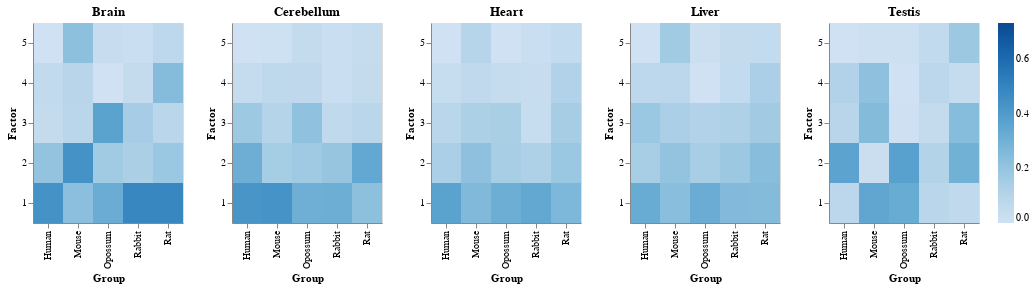

Notebook code cell kept with this figure:
### Code cell
plot_variance_explained(model, groupby="view")

### Figure 1 — Vega specification as saved in the notebook (floating-point values rounded to 4 significant figures)
{"$schema": "https://vega.github.io/schema/vega/v5.json", "data": [{"name": "source_0"}, {"name": "source_1"}, {"name": "source_2"}, {"name": "source_3"}, {"name": "source_4"}, {"name": "data_0", "values": [{"Factor": 1, "Group": "Human", "Variance Explained": 0.4409}, {"Factor": 2, "Group": "Human", "Variance Explained": 0.2089}, {"Factor": 3, "Group": "Human", "Variance Explained": 0.04534}, {"Factor": 4, "Group": "Human", "Variance Explained": 0.05436}, {"Factor": 5, "Group": "Human", "Variance Explained": 0.0}, {"Factor": 1, "Group": "Mouse", "Variance Explained": 0.2315}, {"Factor": 2, "Group": "Mouse", "Variance Explained": 0.4391}, {"Factor": 3, "Group": "Mouse", "Variance Explained": 0.09102}, {"Factor": 4, "Group": "Mouse", "Variance Explained": 0.09385}, {"Factor": 5, "Group": "Mouse", "Variance Explained": 0.2266}, {"Factor": 1, "Group": "Rat", "Variance Explained": 0.4862}, {"Factor": 2, "Group": "Rat", "Variance Explained": 0.1862}, {"Factor": 3, "Group": "Rat", "Variance Explained": 0.08565}, {"Factor": 4, "Group": "Rat", "Variance Explained": 0.2471}, {"Factor": 5, "Group": "Rat", "Variance Explained": 0.07763}, {"Factor": 1, "Group": "Rabbit", "Variance Explained": 0.4879}, {"Factor": 2, "Group": "Rabbit", "Variance Explained": 0.1352}, {"Factor": 3, "Group": "Rabbit", "Variance Explained": 0.1514}, {"Factor": 4, "Group": "Rabbit", "Variance Explained": 0.04781}, {"Factor": 5, "Group": "Rabbit", "Variance Explained": 0.02426}, {"Factor": 1, "Group": "Opossum", "Variance Explained": 0.3213}, {"Factor": 2, "Group": "Opossum", "Variance Explained": 0.1672}, {"Factor": 3, "Group": "Opossum", "Variance Explained": 0.3667}, {"Factor": 4, "Group": "Opossum", "Variance Explained": 0.0}, {"Factor": 5, "Group": "Opossum", "Variance Explained": 0.03409}]}, {"name": "data_1", "values": [{"Factor": 1, "Group": "Human", "Variance Explained": 0.4248}, {"Factor": 2, "Group": "Human", "Variance Explained": 0.3104}, {"Factor": 3, "Group": "Human", "Variance Explained": 0.1752}, {"Factor": 4, "Group": "Human", "Variance Explained": 0.04215}, {"Factor": 5, "Group": "Human", "Variance Explained": 0.0}, {"Factor": 1, "Group": "Mouse", "Variance Explained": 0.4346}, {"Factor": 2, "Group": "Mouse", "Variance Explained": 0.154}, {"Factor": 3, "Group": "Mouse", "Variance Explained": 0.09963}, {"Factor": 4, "Group": "Mouse", "Variance Explained": 0.0723}, {"Factor": 5, "Group": "Mouse", "Variance Explained": 0.002537}, {"Factor": 1, "Group": "Rat", "Variance Explained": 0.2266}, {"Factor": 2, "Group": "Rat", "Variance Explained": 0.342}, {"Factor": 3, "Group": "Rat", "Variance Explained": 0.08974}, {"Factor": 4, "Group": "Rat", "Variance Explained": 0.04631}, {"Factor": 5, "Group": "Rat", "Variance Explained": 0.04316}, {"Factor": 1, "Group": "Rabbit", "Variance Explained": 0.3141}, {"Factor": 2, "Group": "Rabbit", "Variance Explained": 0.1976}, {"Factor": 3, "Group": "Rabbit", "Variance Explained": 0.06476}, {"Factor": 4, "Group": "Rabbit", "Variance Explained": 0.02378}, {"Factor": 5, "Group": "Rabbit", "Variance Explained": 0.02561}, {"Factor": 1, "Group": "Opossum", "Variance Explained": 0.307}, {"Factor": 2, "Group": "Opossum", "Variance Explained": 0.1693}, {"Factor": 3, "Group": "Opossum", "Variance Explained": 0.2178}, {"Factor": 4, "Group": "Opossum", "Variance Explained": 0.0698}, {"Factor": 5, "Group": "Opossum", "Variance Explained": 0.04852}]}, {"name": "data_2", "values": [{"Factor": 1, "Group": "Human", "Variance Explained": 0.3674}, {"Factor": 2, "Group": "Human", "Variance Explained": 0.1401}, {"Factor": 3, "Group": "Human", "Variance Explained": 0.09124}, {"Factor": 4, "Group": "Human", "Variance Explained": 0.03903}, {"Factor": 5, "Group": "Human", "Variance Explained": 0.0}, {"Factor": 1, "Group": "Mouse", "Variance Explained": 0.2568}, {"Factor": 2, "Group": "Mouse", "Variance Explained": 0.2191}, {"Factor": 3, "Group": "Mouse", "Variance Explained": 0.1321}, {"Factor": 4, "Group": "Mouse", "Variance Explained": 0.0645}, {"Factor": 5, "Group": "Mouse", "Variance Explained": 0.09911}, {"Factor": 1, "Group": "Rat", "Variance Explained": 0.2678}, {"Factor": 2, "Group": "Rat", "Variance Explained": 0.1863}, {"Factor": 3, "Group": "Rat", "Variance Explained": 0.1531}, {"Factor": 4, "Group": "Rat", "Variance Explained": 0.1158}, {"Factor": 5, "Group": "Rat", "Variance Explained": 0.05129}, {"Factor": 1, "Group": "Rabbit", "Variance Explained": 0.3433}, {"Factor": 2, "Group": "Rabbit", "Variance Explained": 0.1265}, {"Factor": 3, "Group": "Rabbit", "Variance Explained": 0.04028}, {"Factor": 4, "Group": "Rabbit", "Variance Explained": 0.03648}, {"Factor": 5, "Group": "Rabbit", "Variance Explained": 0.02793}, {"Factor": 1, "Group": "Opossum", "Variance Explained": 0.3122}, {"Factor": 2, "Group": "Opossum", "Variance Explained": 0.1472}, {"Factor": 3, "Group": "Opossum", "Variance Explained": 0.1418}, {"Factor": 4, "Group": "Opossum", "Variance Explained": 0.04196}, {"Factor": 5, "Group": "Opossum", "Variance Explained": 0.0}]}, {"name": "data_3", "values": [{"Factor": 1, "Group": "Human", "Variance Explained": 0.327}, {"Factor": 2, "Group": "Human", "Variance Explained": 0.1491}, {"Factor": 3, "Group": "Human", "Variance Explained": 0.1869}, {"Factor": 4, "Group": "Human", "Variance Explained": 0.07724}, {"Factor": 5, "Group": "Human", "Variance Explained": 0.0}, {"Factor": 1, "Group": "Mouse", "Variance Explained": 0.2337}, {"Factor": 2, "Group": "Mouse", "Variance Explained": 0.206}, {"Factor": 3, "Group": "Mouse", "Variance Explained": 0.1399}, {"Factor": 4, "Group": "Mouse", "Variance Explained": 0.08038}, {"Factor": 5, "Group": "Mouse", "Variance Explained": 0.1675}, {"Factor": 1, "Group": "Rat", "Variance Explained": 0.25}, {"Factor": 2, "Group": "Rat", "Variance Explained": 0.2394}, {"Factor": 3, "Group": "Rat", "Variance Explained": 0.1635}, {"Factor": 4, "Group": "Rat", "Variance Explained": 0.1374}, {"Factor": 5, "Group": "Rat", "Variance Explained": 0.05199}, {"Factor": 1, "Group": "Rabbit", "Variance Explained": 0.2514}, {"Factor": 2, "Group": "Rabbit", "Variance Explained": 0.1821}, {"Factor": 3, "Group": "Rabbit", "Variance Explained": 0.1216}, {"Factor": 4, "Group": "Rabbit", "Variance Explained": 0.05151}, {"Factor": 5, "Group": "Rabbit", "Variance Explained": 0.04538}, {"Factor": 1, "Group": "Opossum", "Variance Explained": 0.3229}, {"Factor": 2, "Group": "Opossum", "Variance Explained": 0.1489}, {"Factor": 3, "Group": "Opossum", "Variance Explained": 0.1163}, {"Factor": 4, "Group": "Opossum", "Variance Explained": 0.0}, {"Factor": 5, "Group": "Opossum", "Variance Explained": 0.01506}]}, {"name": "data_4", "values": [{"Factor": 1, "Group": "Human", "Variance Explained": 0.07829}, {"Factor": 2, "Group": "Human", "Variance Explained": 0.3624}, {"Factor": 3, "Group": "Human", "Variance Explained": 0.09353}, {"Factor": 4, "Group": "Human", "Variance Explained": 0.1156}, {"Factor": 5, "Group": "Human", "Variance Explained": 0.0}, {"Factor": 1, "Group": "Mouse", "Variance Explained": 0.351}, {"Factor": 2, "Group": "Mouse", "Variance Explained": 0.02063}, {"Factor": 3, "Group": "Mouse", "Variance Explained": 0.2501}, {"Factor": 4, "Group": "Mouse", "Variance Explained": 0.2196}, {"Factor": 5, "Group": "Mouse", "Variance Explained": 0.007807}, {"Factor": 1, "Group": "Rat", "Variance Explained": 0.06128}, {"Factor": 2, "Group": "Rat", "Variance Explained": 0.2981}, {"Factor": 3, "Group": "Rat", "Variance Explained": 0.2436}, {"Factor": 4, "Group": "Rat", "Variance Explained": 0.04314}, {"Factor": 5, "Group": "Rat", "Variance Explained": 0.1785}, {"Factor": 1, "Group": "Rabbit", "Variance Explained": 0.08498}, {"Factor": 2, "Group": "Rabbit", "Variance Explained": 0.1101}, {"Factor": 3, "Group": "Rabbit", "Variance Explained": 0.04698}, {"Factor": 4, "Group": "Rabbit", "Variance Explained": 0.08132}, {"Factor": 5, "Group": "Rabbit", "Variance Explained": 0.0596}, {"Factor": 1, "Group": "Opossum", "Variance Explained": 0.328}, {"Factor": 2, "Group": "Opossum", "Variance Explained": 0.377}, {"Factor": 3, "Group": "Opossum", "Variance Explained": 0.004953}, {"Factor": 4, "Group": "Opossum", "Variance Explained": 0.0}, {"Factor": 5, "Group": "Opossum", "Variance Explained": 0.008328}]}, {"name": "data_0_concat_0_x_domain_Group", "values": [{"Group": "Human"}, {"Group": "Mouse"}, {"Group": "Rat"}, {"Group": "Rabbit"}, {"Group": "Opossum"}]}, {"name": "source_0_concat_0_y_domain_Factor", "values": [{"Factor": 1, "sort_field": 1}, {"Factor": 2, "sort_field": 2}, {"Factor": 3, "sort_field": 3}, {"Factor": 4, "sort_field": 4}, {"Factor": 5, "sort_field": 5}]}, {"name": "data_1_concat_1_x_domain_Group", "values": [{"Group": "Human"}, {"Group": "Mouse"}, {"Group": "Rat"}, {"Group": "Rabbit"}, {"Group": "Opossum"}]}, {"name": "source_1_concat_1_y_domain_Factor", "values": [{"Factor": 1, "sort_field": 1}, {"Factor": 2, "sort_field": 2}, {"Factor": 3, "sort_field": 3}, {"Factor": 4, "sort_field": 4}, {"Factor": 5, "sort_field": 5}]}, {"name": "data_2_concat_2_x_domain_Group", "values": [{"Group": "Human"}, {"Group": "Mouse"}, {"Group": "Rat"}, {"Group": "Rabbit"}, {"Group": "Opossum"}]}, {"name": "source_2_concat_2_y_domain_Factor", "values": [{"Factor": 1, "sort_field": 1}, {"Factor": 2, "sort_field": 2}, {"Factor": 3, "sort_field": 3}, {"Factor": 4, "sort_field": 4}, {"Factor": 5, "sort_field": 5}]}, {"name": "data_3_concat_3_x_domain_Group", "values": [{"Group": "Human"}, {"Group": "Mouse"}, {"Group": "Rat"}, {"Group": "Rabbit"}, {"Group": "Opossum"}]}, {"name": "source_3_concat_3_y_domain_Factor", "values": [{"Factor": 1, "sort_field": 1}, {"Factor": 2, "sort_field": 2}, {"Factor": 3, "sort_field": 3}, {"Factor": 4, "sort_field": 4}, {"Factor": 5, "sort_field": 5}]}, {"name": "data_4_concat_4_x_domain_Group", "values": [{"Group": "Human"}, {"Group": "Mouse"}, {"Group": "Rat"}, {"Group": "Rabbit"}, {"Group": "Opossum"}]}, {"name": "source_4_concat_4_y_domain_Factor", "values": [{"Factor": 1, "sort_field": 1}, {"Factor": 2, "sort_field": 2}, {"Factor": 3, "sort_field": 3}, {"Factor": 4, "sort_field": 4}, {"Factor": 5, "sort_field": 5}]}], "signals": [{"name": "childWidth", "value": 150}], "marks": [{"type": "group", "name": "concat_0_group", "encode": {"update": {"width": {"signal": "childWidth"}, "height": {"signal": "height"}}}, "marks": [{"type": "rect", "name": "concat_0_marks", "from": {"data": "data_0"}, "encode": {"update": {"y": {"field": "Factor", "scale": "concat_0_y"}, "fill": {"field": "Variance Explained", "scale": "color"}, "x": {"field": "Group", "scale": "concat_0_x"}, "tooltip": {"signal": "{\"Factor\": format(datum[\"Factor\"], \"\"), \"Group\": isValid(datum[\"Group\"]) ? datum[\"Group\"] : \"\"+datum[\"Group\"], \"Variance Explained\": format(datum[\"Variance Explained\"], \"\")}"}, "width": {"signal": "max(0.25, bandwidth('concat_0_x'))"}, "height": {"signal": "max(0.25, bandwidth('concat_0_y'))"}}}, "style": ["rect"]}], "axes": [{"scale": "concat_0_x", "labelAngle": 270, "zindex": 1, "title": "Group", "grid": false, "labelAlign": "right", "orient": "bottom", "labelBaseline": "middle"}, {"scale": "concat_0_y", "title": "Factor", "orient": "left", "grid": false, "zindex": 1}], "title": {"text": "Brain", "frame": "group"}, "style": "cell"}, {"type": "group", "name": "concat_1_group", "encode": {"update": {"width": {"signal": "childWidth"}, "height": {"signal": "height"}}}, "marks": [{"type": "rect", "name": "concat_1_marks", "from": {"data": "data_1"}, "encode": {"update": {"x": {"field": "Group", "scale": "concat_1_x"}, "fill": {"field": "Variance Explained", "scale": "color"}, "width": {"signal": "max(0.25, bandwidth('concat_1_x'))"}, "height": {"signal": "max(0.25, bandwidth('concat_1_y'))"}, "y": {"field": "Factor", "scale": "concat_1_y"}, "tooltip": {"signal": "{\"Factor\": format(datum[\"Factor\"], \"\"), \"Group\": isValid(datum[\"Group\"]) ? datum[\"Group\"] : \"\"+datum[\"Group\"], \"Variance Explained\": format(datum[\"Variance Explained\"], \"\")}"}}}, "style": ["rect"]}], "axes": [{"scale": "concat_1_x", "labelAngle": 270, "orient": "bottom", "title": "Group", "grid": false, "labelAlign": "right", "labelBaseline": "middle", "zindex": 1}, {"scale": "concat_1_y", "orient": "left", "grid": false, "zindex": 1, "title": "Factor"}], "title": {"text": "Cerebellum", "frame": "group"}, "style": "cell"}, {"type": "group", "name": "concat_2_group", "encode": {"update": {"height": {"signal": "height"}, "width": {"signal": "childWidth"}}}, "marks": [{"type": "rect", "name": "concat_2_marks", "from": {"data": "data_2"}, "encode": {"update": {"tooltip": {"signal": "{\"Factor\": format(datum[\"Factor\"], \"\"), \"Group\": isValid(datum[\"Group\"]) ? datum[\"Group\"] : \"\"+datum[\"Group\"], \"Variance Explained\": format(datum[\"Variance Explained\"], \"\")}"}, "width": {"signal": "max(0.25, bandwidth('concat_2_x'))"}, "y": {"field": "Factor", "scale": "concat_2_y"}, "height": {"signal": "max(0.25, bandwidth('concat_2_y'))"}, "fill": {"field": "Variance Explained", "scale": "color"}, "x": {"field": "Group", "scale": "concat_2_x"}}}, "style": ["rect"]}], "axes": [{"scale": "concat_2_x", "orient": "bottom", "labelAlign": "right", "labelBaseline": "middle", "grid": false, "labelAngle": 270, "title": "Group", "zindex": 1}, {"scale": "concat_2_y", "zindex": 1, "grid": false, "title": "Factor", "orient": "left"}], "title": {"text": "Heart", "frame": "group"}, "style": "cell"}, {"type": "group", "name": "concat_3_group", "encode": {"update": {"width": {"signal": "childWidth"}, "height": {"signal": "height"}}}, "marks": [{"type": "rect", "name": "concat_3_marks", "from": {"data": "data_3"}, "encode": {"update": {"width": {"signal": "max(0.25, bandwidth('concat_3_x'))"}, "tooltip": {"signal": "{\"Factor\": format(datum[\"Factor\"], \"\"), \"Group\": isValid(datum[\"Group\"]) ? datum[\"Group\"] : \"\"+datum[\"Group\"], \"Variance Explained\": format(datum[\"Variance Explained\"], \"\")}"}, "fill": {"field": "Variance Explained", "scale": "color"}, "x": {"field": "Group", "scale": "concat_3_x"}, "y": {"field": "Factor", "scale": "concat_3_y"}, "height": {"signal": "max(0.25, bandwidth('concat_3_y'))"}}}, "style": ["rect"]}], "axes": [{"scale": "concat_3_x", "labelAlign": "right", "labelAngle": 270, "zindex": 1, "title": "Group", "orient": "bottom", "labelBaseline": "middle", "grid": false}, {"scale": "concat_3_y", "zindex": 1, "orient": "left", "grid": false, "title": "Factor"}], "title": {"text": "Liver", "frame": "group"}, "style": "cell"}, {"type": "group", "name": "concat_4_group", "encode": {"update": {"width": {"signal": "childWidth"}, "height": {"signal": "height"}}}, "marks": [{"type": "rect", "name": "concat_4_marks", "from": {"data": "data_4"}, "encode": {"update": {"width": {"signal": "max(0.25, bandwidth('concat_4_x'))"}, "y": {"field": "Factor", "scale": "concat_4_y"}, "height": {"signal": "max(0.25, bandwidth('concat_4_y'))"}, "fill": {"field": "Variance Explained", "scale": "color"}, "x": {"field": "Group", "scale": "concat_4_x"}, "tooltip": {"signal": "{\"Factor\": format(datum[\"Factor\"], \"\"), \"Group\": isValid(datum[\"Group\"]) ? datum[\"Group\"] : \"\"+datum[\"Group\"], \"Variance Explained\": format(datum[\"Variance Explained\"], \"\")}"}}}, "style": ["rect"]}], "axes": [{"scale": "concat_4_x", "grid": false, "orient": "bottom", "labelAngle": 270, "zindex": 1, "title": "Group", "labelBaseline": "middle", "labelAlign": "right"}, {"scale": "concat_4_y", "orient": "left", "grid": false, "title": "Factor", "zindex": 1}], "title": {"text": "Testis", "frame": "group"}, "style": "cell"}], "scales": [{"name": "color", "type": "linear", "domain": {"fields": [[0, 0.7318], [0, 0.6519], [0, 0.551], [0, 0.4905], [0, 0.5654]]}, "range": {"scheme": "blues"}, "zero": true, "interpolate": "hcl"}, {"name": "concat_0_x", "type": "band", "domain": {"data": "data_0_concat_0_x_domain_Group", "field": "Group", "sort": true}, "range": [0, {"signal": "childWidth"}], "paddingOuter": 0, "paddingInner": 0}, {"name": "concat_0_y", "type": "band", "domain": {"data": "source_0_concat_0_y_domain_Factor", "field": "Factor", "sort": {"op": "max", "field": "sort_field", "order": "descending"}}, "range": [0, {"signal": "height"}], "paddingInner": 0, "paddingOuter": 0}, {"name": "concat_1_x", "type": "band", "domain": {"data": "data_1_concat_1_x_domain_Group", "field": "Group", "sort": true}, "range": [0, {"signal": "childWidth"}], "paddingOuter": 0, "paddingInner": 0}, {"name": "concat_1_y", "type": "band", "domain": {"data": "source_1_concat_1_y_domain_Factor", "field": "Factor", "sort": {"op": "max", "field": "sort_field", "order": "descending"}}, "range": [0, {"signal": "height"}], "paddingOuter": 0, "paddingInner": 0}, {"name": "concat_2_x", "type": "band", "domain": {"data": "data_2_concat_2_x_domain_Group", "field": "Group", "sort": true}, "range": [0, {"signal": "childWidth"}], "paddingInner": 0, "paddingOuter": 0}, {"name": "concat_2_y", "type": "band", "domain": {"data": "source_2_concat_2_y_domain_Factor", "field": "Factor", "sort": {"op": "max", "field": "sort_field", "order": "descending"}}, "range": [0, {"signal": "height"}], "paddingInner": 0, "paddingOuter": 0}, {"name": "concat_3_x", "type": "band", "domain": {"data": "data_3_concat_3_x_domain_Group", "field": "Group", "sort": true}, "range": [0, {"signal": "childWidth"}], "paddingOuter": 0, "paddingInner": 0}, {"name": "concat_3_y", "type": "band", "domain": {"data": "source_3_concat_3_y_domain_Factor", "field": "Factor", "sort": {"op": "max", "field": "sort_field", "order": "descending"}}, "range": [0, {"signal": "height"}], "paddingInner": 0, "paddingOuter": 0}, {"name": "concat_4_x", "type": "band", "domain": {"data": "data_4_concat_4_x_domain_Group", "field": "Group", "sort": true}, "range": [0, {"signal": "childWidth"}], "paddingInner": 0, "paddingOuter": 0}, {"name": "concat_4_y", "type": "band", "domain": {"data": "source_4_concat_4_y_domain_Factor", "field": "Factor", "sort": {"op": "max", "field": "sort_field", "order": "descending"}}, "range": [0, {"signal": "height"}], "paddingInner": 0, "paddingOuter": 0}], "legends": [{"fill": "color", "gradientLength": {"signal": "clamp(height, 64, 200)"}}], "height": 200, "padding": 5, "layout": {"padding": 20, "bounds": "full", "align": "each"}, "background": "white"}
